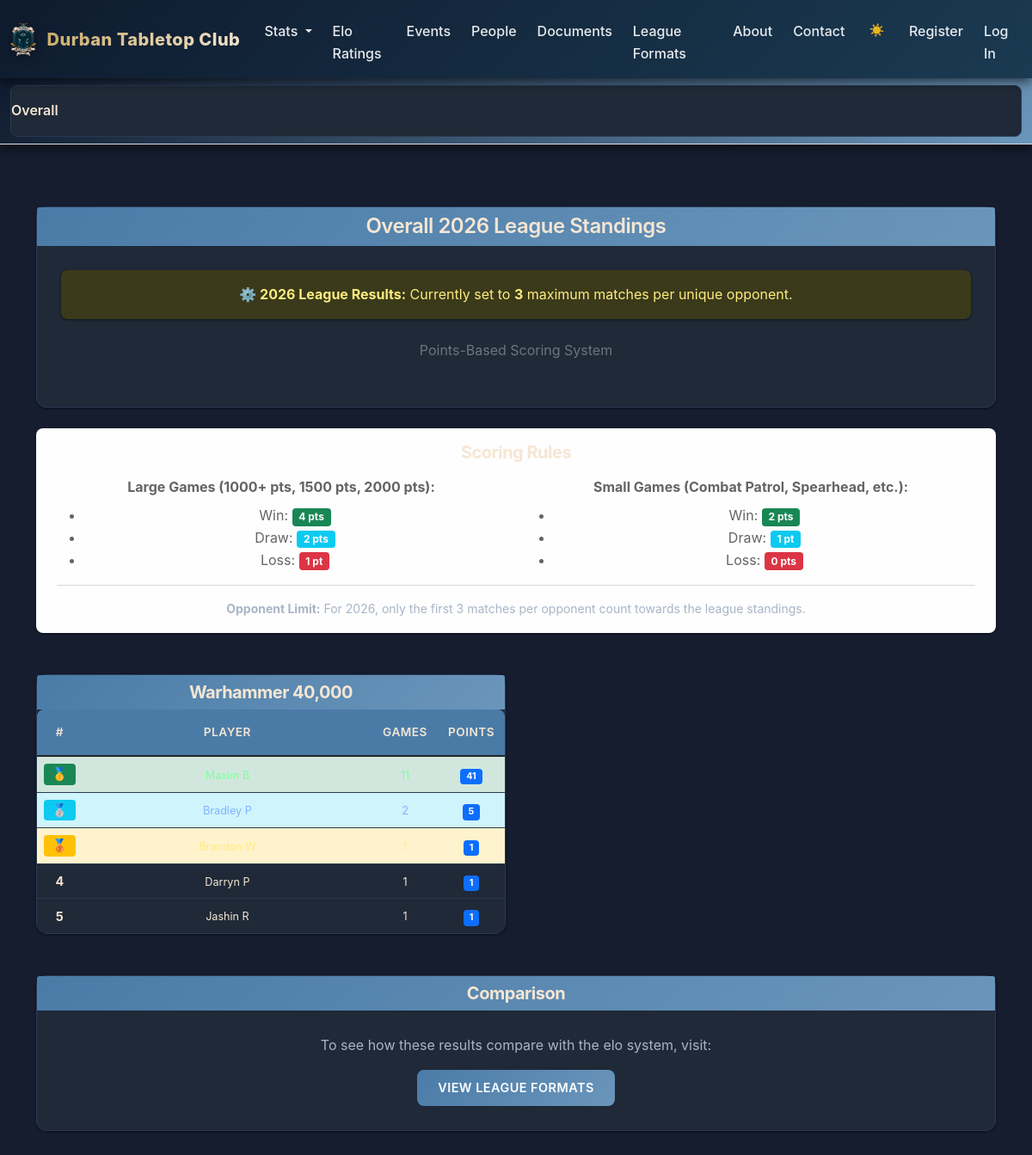
The app's page /overall, older data.
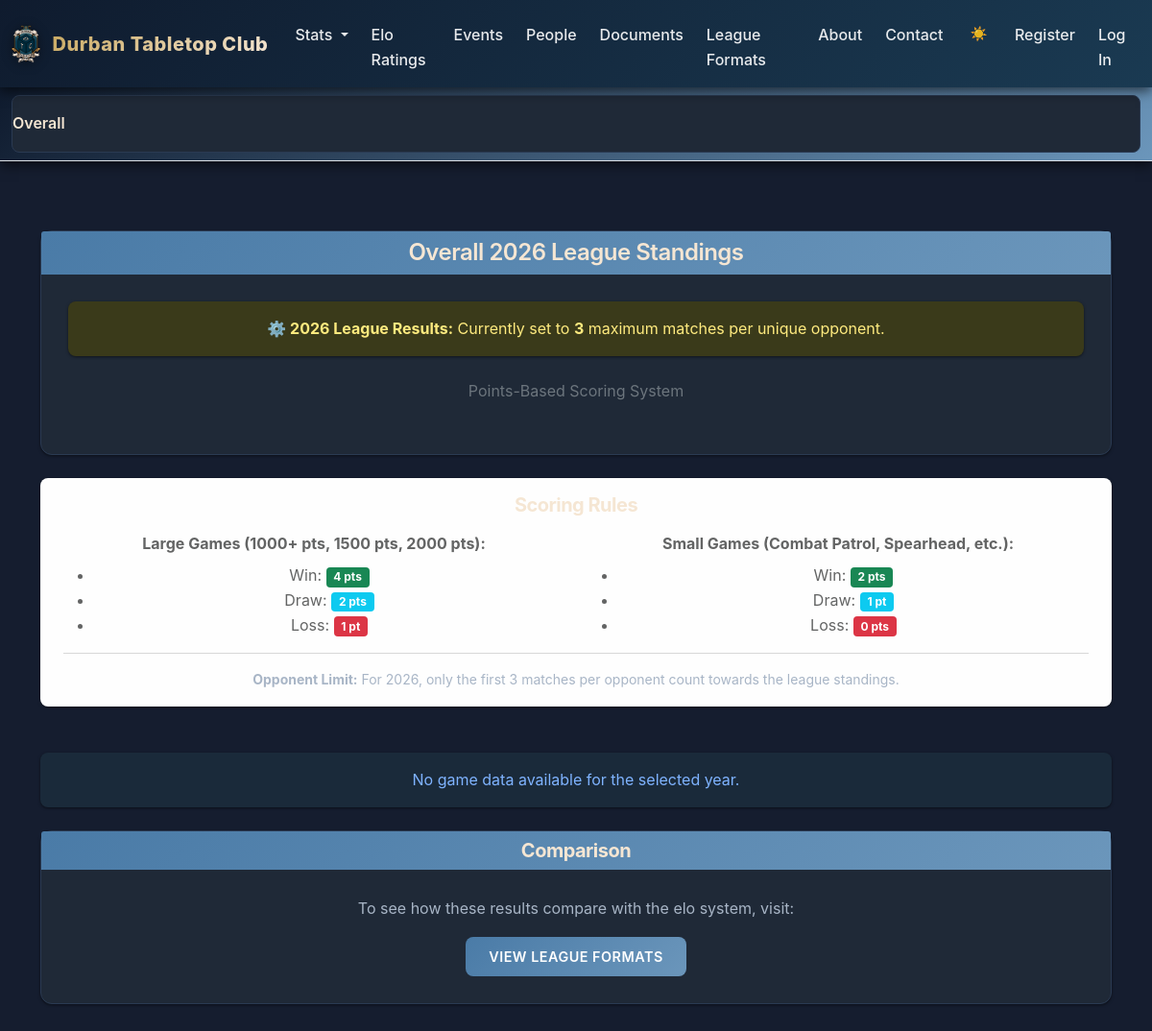
The same page, newer data.
### tables this page shows
CREATE TABLE game_participants (
    game_id            INTEGER NOT NULL,
    player_id          INTEGER NOT NULL,        -- users.user_id
    faction_id         INTEGER,                 -- nullable for systems without factions or unknown
    result             TEXT NOT NULL CHECK (result IN ('win','loss','draw')),
    painting_battle_ready INTEGER NOT NULL DEFAULT 0, -- 0/1
    score_raw          INTEGER,                 -- optional VP or mission score
    PRIMARY KEY (game_id, player_id),
    FOREIGN KEY (game_id) REFERENCES games(game_id) ON DELETE CASCADE,
    FOREIGN KEY (player_id) REFERENCES users(user_id) ON DELETE CASCADE,
    FOREIGN KEY (faction_id) REFERENCES factions(faction_id) ON DELETE SET NULL
);

CREATE TABLE systems (
    system_id          INTEGER PRIMARY KEY,
    "system_code"               TEXT NOT NULL UNIQUE,    -- e.g., 'AOS', '40K', 'BB', 'KT', 'TC', 'VW', 'SCABZ', 'SG', 'OLD', 'HH', 'OW', 'HIST'
    "system_name"               TEXT NOT NULL,
    category           TEXT NOT NULL CHECK (category IN ('AOS','40k','skirmish','mass_battle'))
);

CREATE TABLE users (
    user_id        INTEGER PRIMARY KEY,
    email          TEXT NOT NULL UNIQUE,
    "user_name"   TEXT NOT NULL,
    password_hash  TEXT NOT NULL,
    is_active      INTEGER NOT NULL DEFAULT 1,
    created_at     TEXT NOT NULL DEFAULT (datetime('now'))
, "full_name" TEXT NOT NULL, is_provisional INTEGER DEFAULT 0);

### routes/stats.py (the view)
@stats_bp.route("/overall", methods=["GET", "POST"])
def overall():
    year = CURRENT_YEAR()
    try:
        with sqlite3.connect('GPTLeague.db') as connection:
            connection.row_factory = sqlite3.Row
            cursor = connection.cursor()
            try:
                cursor.execute("SELECT setting_key FROM league_settings LIMIT 1")
            except:
                cursor.execute("DROP TABLE IF EXISTS league_settings")
            cursor.execute("""
                CREATE TABLE IF NOT EXISTS league_settings (
                    setting_id INTEGER PRIMARY KEY AUTOINCREMENT,
                    season_id INTEGER,
                    setting_key TEXT NOT NULL,
                    setting_value TEXT NOT NULL,
                    description TEXT,
                    updated_at TIMESTAMP DEFAULT CURRENT_TIMESTAMP,
                    UNIQUE(season_id, setting_key),
                    FOREIGN KEY(season_id) REFERENCES seasons(season_id)
                )
            """)
            if request.method == "POST":
                selected_year = request.form.get("year")
                if selected_year and selected_year != 'All':
                    selected_year = int(selected_year)
                else:
                    selected_year = year
            else:
                selected_year = year
            if selected_year != 'All':
                start_date, end_date = season(selected_year)
            else:
                start_date = '0000-01-01'
                end_date = cursor.execute("SELECT DATE('now')").fetchone()[0]
            season_row = cursor.execute("SELECT season_id FROM seasons WHERE year = ?", (selected_year,)).fetchone()
            opponent_limit = 3  # default
            if season_row:
                setting_row = cursor.execute("""
                    SELECT setting_value FROM league_settings
                    WHERE season_id = ? AND setting_key = 'opponent_limit'
                """, (season_row["season_id"],)).fetchone()
                if setting_row:
                    opponent_limit = int(setting_row["setting_value"])
            selected_season = cursor.execute(
                "SELECT season_id FROM seasons WHERE year = ?",
                (selected_year,)
            ).fetchone()
            season_id = selected_season["season_id"] if selected_season else None
            if season_id:
                games = cursor.execute("""
                    SELECT
                        g.game_id,
                        g.played_on,
                        g.points_band,
                        g.system_id,
                        s.system_name,
                        gp1.player_id AS p1_id,
                        u1.user_name AS p1_name,
                        u1.full_name AS p1_full_name,
                        gp1.result AS p1_result,
                        gp2.player_id AS p2_id,
                        u2.user_name AS p2_name,
                        u2.full_name AS p2_full_name,
                        gp2.result AS p2_result
                    FROM games g
                    JOIN game_participants gp1 ON g.game_id = gp1.game_id
                    JOIN game_participants gp2 ON g.game_id = gp2.game_id
                    JOIN users u1 ON gp1.player_id = u1.user_id
                    JOIN users u2 ON gp2.player_id = u2.user_id
                    JOIN systems s ON g.system_id = s.system_id
                    LEFT JOIN seasons se ON g.season_id = se.season_id
                    WHERE g.played_on BETWEEN ? AND ?
                    AND gp1.player_id < gp2.player_id
                    ORDER BY s.system_name, g.played_on
                """, (start_date, end_date)).fetchall()
            else:
                games = []
            club_members = set()
            if season_id:
                member_rows = cursor.execute("""
                    SELECT user_id FROM club_memberships WHERE season_id = ? AND is_member = 1
                """, (season_id,)).fetchall()
                club_members = {row["user_id"] for row in member_rows}
            systems_leaderboards = {}
            for game in games:
                system_name = game["system_name"]
                system_id = game["system_id"]
                points_band = game["points_band"]
                if system_name not in systems_leaderboards:
                    systems_leaderboards[system_name] = {
                        "system_id": system_id,
                        "players": {}
                    }
                if points_band in ['1500', '2000', '1000']:
                    p1_pts = 4 if game["p1_result"] == 'win' else (2 if game["p1_result"] == 'draw' else 1)
                    p2_pts = 4 if game["p2_result"] == 'win' else (2 if game["p2_result"] == 'draw' else 1)
                else:  # SP/CP or other small formats
                    p1_pts = 2 if game["p1_result"] == 'win' else (1 if game["p1_result"] == 'draw' else 0)
                    p2_pts = 2 if game["p2_result"] == 'win' else (1 if game["p2_result"] == 'draw' else 0)
                players = systems_leaderboards[system_name]["players"]
                if game["p1_id"] not in players:
                    players[game["p1_id"]] = {
                        "name": game["p1_name"],
                        "full_name": game["p1_full_name"],
                        "points": 0,
                        "games": 0,
                        "opponent_games": {}
                    }
                if game["p2_id"] not in players:
                    players[game["p2_id"]] = {
                        "name": game["p2_name"],
                        "full_name": game["p2_full_name"],
                        "points": 0,
                        "games": 0,
                        "opponent_games": {}
                    }
                if game["p2_id"] not in players[game["p1_id"]]["opponent_games"]:
                    players[game["p1_id"]]["opponent_games"][game["p2_id"]] = 0
                if players[game["p1_id"]]["opponent_games"][game["p2_id"]] < opponent_limit:
                    players[game["p1_id"]]["points"] += p1_pts
                    players[game["p1_id"]]["games"] += 1
                    players[game["p1_id"]]["opponent_games"][game["p2_id"]] += 1
                if game["p1_id"] not in players[game["p2_id"]]["opponent_games"]:
                    players[game["p2_id"]]["opponent_games"][game["p1_id"]] = 0
                if players[game["p2_id"]]["opponent_games"][game["p1_id"]] < opponent_limit:
                    players[game["p2_id"]]["points"] += p2_pts
                    players[game["p2_id"]]["games"] += 1
                    players[game["p2_id"]]["opponent_games"][game["p1_id"]] += 1
            for system_name in systems_leaderboards:
                players_list = list(systems_leaderboards[system_name]["players"].items())
                players_list = [(pid, pdata) for pid, pdata in players_list if pid in club_members]
                players_list.sort(key=lambda x: x[1]["points"], reverse=True)
                systems_leaderboards[system_name]["ranked"] = players_list
            years_seasons = all_seasons()
            return render_template(
                "overall.html",
                systems_leaderboards=systems_leaderboards,
                years=years_seasons,
                selected_year=selected_year,
                opponent_limit=opponent_limit,
                CURRENT_YEAR=year
            )
    except Exception as e:
        logger.error(f"Error in league results: {str(e)}")
        flash("An error occurred loading Option A results", "warning")
        return redirect("/")

### helpers.py (called while the page is built)
def CURRENT_YEAR():
    try:
        with sqlite3.connect('GPTLeague.db') as connection:
            cursor = connection.cursor()
            year = cursor.execute("SELECT year FROM seasons ORDER BY year DESC LIMIT 1").fetchone()
            return year[0] if year else None
    except Exception as e:
        logger.error(f"Database error in CURRENT_YEAR: {str(e)}")
        return None

def season(year):
    try:
        with sqlite3.connect('GPTLeague.db') as connection:
            cursor = connection.cursor()
            season = cursor.execute("SELECT season_id,start_date,end_date FROM seasons WHERE year = ?", (year,)).fetchone()
            if season:
                start = season[1]
                end = season[2]
                return (start,end)
            else:
                return None
    except Exception as e:
        logger.error(f"Database error in season: {str(e)}")
        return None

### server.py (called while the page is built)
def inject_systems():
    with sqlite3.connect("GPTLeague.db") as conn:
        conn.row_factory = sqlite3.Row
        cursor = conn.cursor()
        systems_list = cursor.execute("SELECT system_id, system_name FROM systems").fetchall()
    return dict(systems=systems_list)

### templates/overall.html (shortened to what the changed rows need)
{% extends "layout.html" %}
{% block main %}
<div class="container mt-4">
    <div class="card mb-4">
        <div class="card-header bg-warning text-dark">
        </div>
        <div class="card-body">
        </div>
    </div>
    <div class="row mb-4">
        <div class="col-12">
        </div>
    </div>
    {% if systems_leaderboards %}
        <div class="row">
        {% for system_name, system_data in systems_leaderboards.items() %}
        <div class="col-lg-6 mb-4">
            <div class="card h-100">
                <div class="card-header bg-secondary text-white">
                    <h5 class="mb-0">{{ system_name }}</h5>
                </div>
                <div class="card-body p-0">
                    {% if system_data.ranked %}
                    <div class="table-responsive">
                        <table class="table table-sm table-hover mb-0">
                            <thead class="table-light">
                                <tr>
                                    <th style="width: 45px;">#</th>
                                    <th>Player</th>
                                    <th class="text-center" style="width: 60px;">Games</th>
                                    <th class="text-center" style="width: 70px;">Points</th>
                                </tr>
                            </thead>
                            <tbody>
                                {% for player_id, player_data in system_data.ranked %}
                                <tr class="{% if loop.index == 1 %}table-success{% elif loop.index == 2 %}table-info{% elif loop.index == 3 %}table-warning{% endif %}">
                                    <td>
                                        {% if loop.index == 1 %}
                                            <span class="badge bg-success" style="font-size: 1em;">🥇</span>
                                        {% elif loop.index == 2 %}
                                            <span class="badge bg-info" style="font-size: 1em;">🥈</span>
                                        {% elif loop.index == 3 %}
                                            <span class="badge bg-warning" style="font-size: 1em;">🥉</span>
                                        {% else %}
                                            <strong>{{ loop.index }}</strong>
                                        {% endif %}
                                    </td>
                                    <td><small>{{ player_data.full_name|title }}</small></td>
                                    <td class="text-center"><small>{{ player_data.games }}</small></td>
                                    <td class="text-center">
                                        <span class="badge bg-primary">{{ player_data.points }}</span>
                                    </td>
                                </tr>
                                {% endfor %}
                            </tbody>
                        </table>
                    </div>
                    {% else %}
                        <p class="text-muted text-center p-3 mb-0">No games found for this system.</p>
                    {% endif %}
                </div>
            </div>
        </div>
        {% endfor %}
        </div>
    {% else %}
        <div class="alert alert-info">
            No game data available for the selected year.
        </div>
    {% endif %}
    <div class="card mt-4">
        <div class="card-header bg-light">
        </div>
        <div class="card-body">
        </div>
    </div>
</div>
{% endblock %}

Row changes from the older to the newer data that the page shows:
removed game_participants: system_name "Warhammer 40,000", points "41" "5" "1" "1" "1", games "2" "1" "1"
removed users: full_name "Bradley P"
removed users: full_name "Darryn P"
removed users: full_name "Jashin R"
Text that changed along with them:
text now shown: "No game data available for the selected year."
